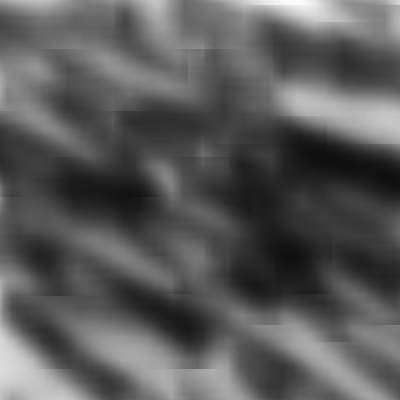
#> input picture bitmaps/test.png, 400 x 400 px
$ python bmp_loader.py   (Python 2 division)
#> lines starting #> are read from the running program, lines starting #| are printed output that depends on the picture
#!/usr/bin/env python

import Image
import numpy

def YCbCr(point):
    """
    Returns point value converted to YCbCr. Currently only 'Y' part is returned.
    """
    if type(point) == int:
        return point
    else:
        return 0.299 * point[0] + 0.587 * point[1] + 0.114 * point[2]

class Bitmap:
    def __init__(self, filename):
#> called with filename = './bitmaps/test.png'
        self.img = Image.open(filename)
#> self.img is the input picture: PIL image 400x400 RGB; min 15, max 251, mean 90.6
        self.img.load()
        self.width, self.height = self.img.size
#> self.width = 400; self.height = 400

    def as_matrix(self, convert_func = YCbCr):
        matrix = numpy.zeros((self.width, self.height))
        for i in xrange(0, self.width):
            for j in xrange(0, self.height):
                matrix[i,j] = convert_func(self.img.getpixel((i,j)))
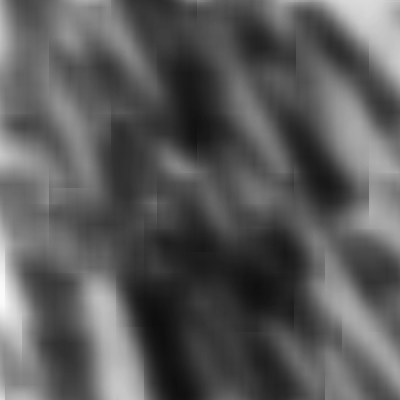
#> matrix: shape (400, 400) float64; min 15, max 251, mean 90.6
        return numpy.matrix(matrix)


if __name__ == '__main__':
    b = Bitmap('./bitmaps/test.png')
    mat = b.as_matrix()
    print mat*(2+1j)
#> (printed output is left out)


$ run again, with bitmaps/gradient.png copied over bitmaps/test.png
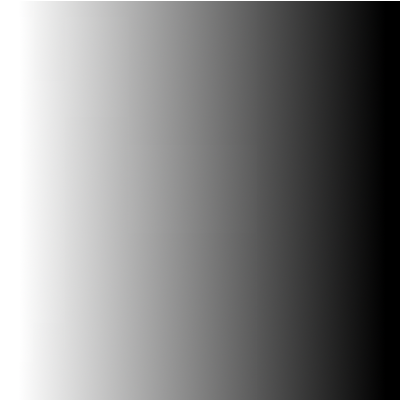
#> input picture bitmaps/gradient.png, 400 x 400 px
#> in __init__, self.img is the input picture: PIL image 400x400 RGBA; mean R, G, B, A 129.3, 129.3, 129.3, 254.4
#> after the loop in as_matrix, `for i in xrange(0, self.width):`:
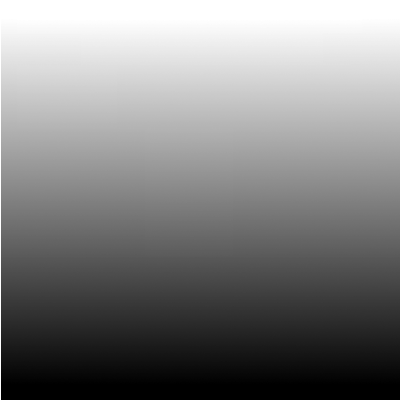
#> matrix: shape (400, 400) float64; min 0, max 255, mean 129.3
#> (printed output is left out)

$ run again, with bitmaps/gradient2.png copied over bitmaps/test.png
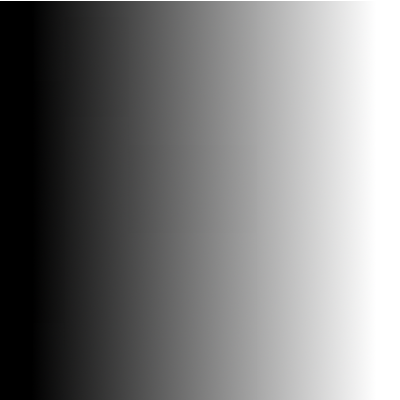
#> input picture bitmaps/gradient2.png, 400 x 400 px
#> in __init__, self.img is the input picture: PIL image 400x400 RGBA; mean R, G, B, A 125.1, 125.1, 125.1, 254.4
#> after the loop in as_matrix, `for i in xrange(0, self.width):`:
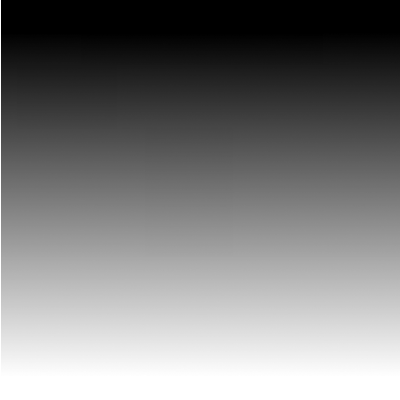
#> matrix: shape (400, 400) float64; min 0, max 255, mean 125.1
#> (printed output is left out)
